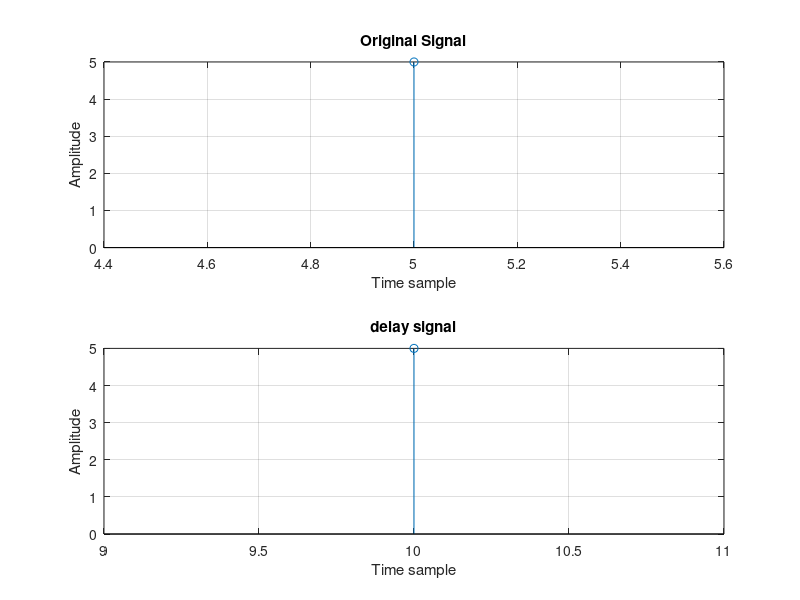

The MATLAB source for this figure:
clc;
close all;
clear all;
n1=input('Enter the required amount of shift'); % 3
n=input('Enter time indices: '); % -3:3
x=input('Enter the signal sequence: '); % [-3 -2 -1 0 3 2 1]
subplot(2,1,1);
stem(n,x);
xlabel('Time sample');
ylabel('Amplitude');
title('Original Signal');
grid on;
m=n+n1;   
subplot(2,1,2);
stem(m,x);
xlabel('Time sample');
ylabel('Amplitude');
title('delay signal');
grid on;
